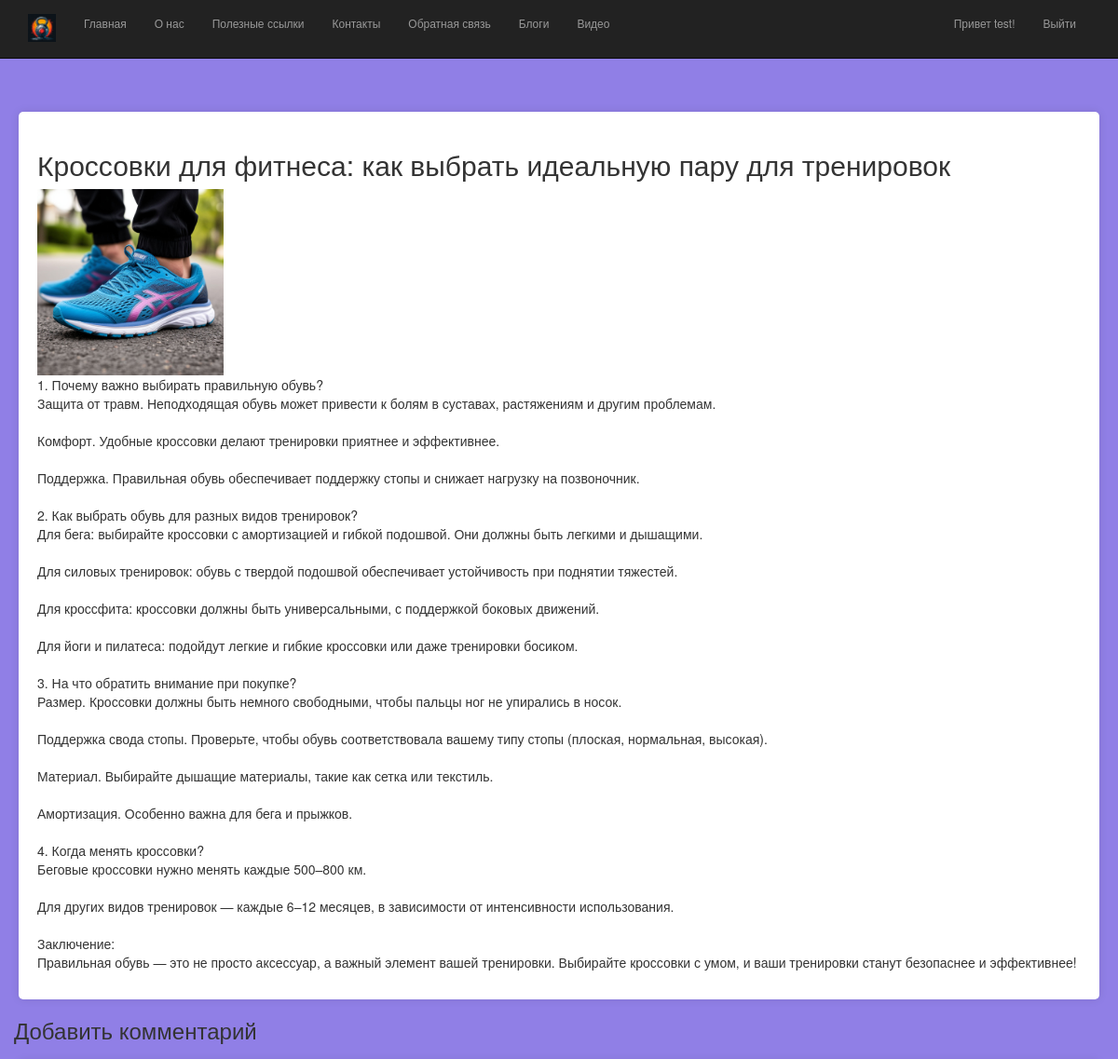
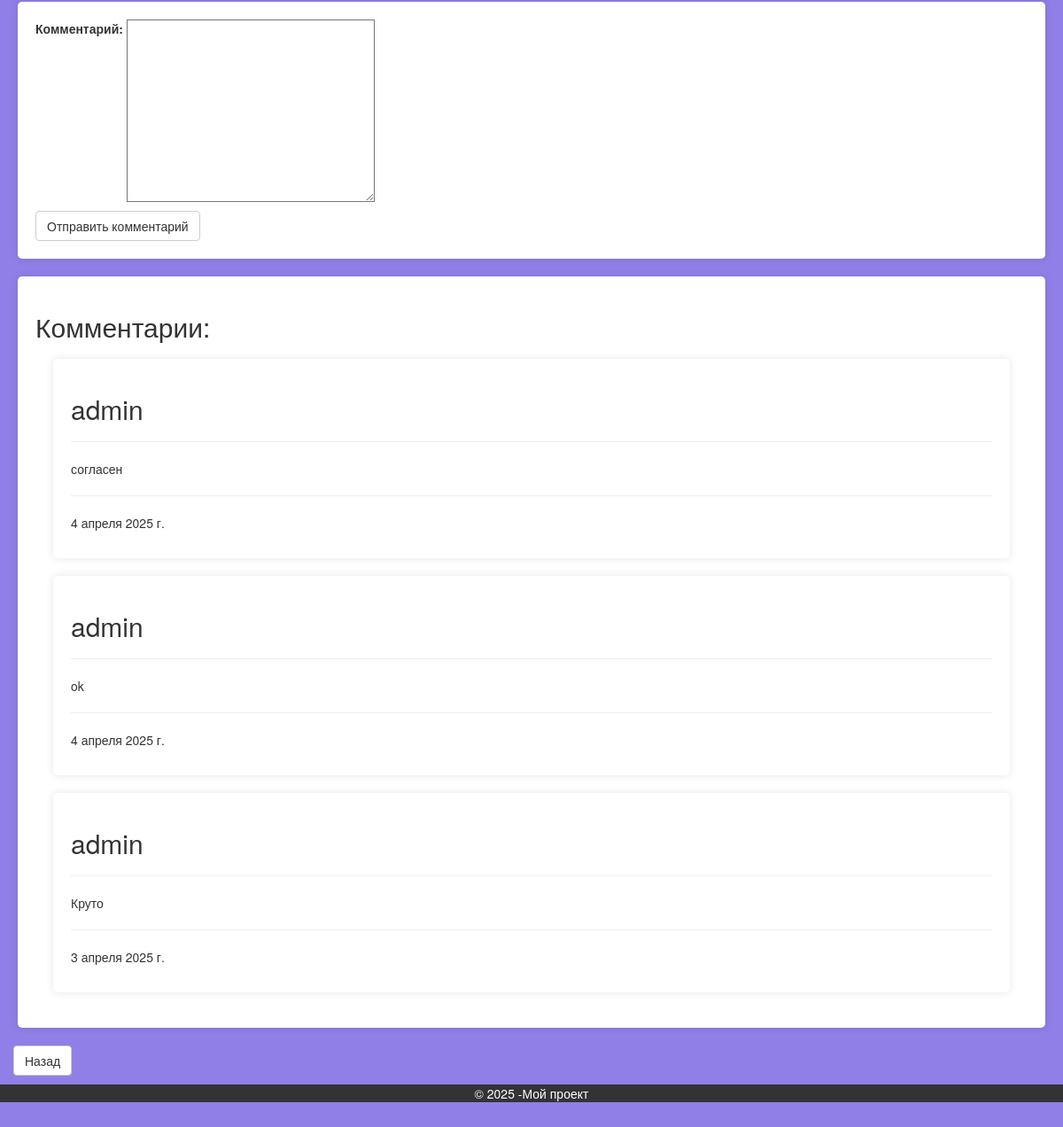
Page /blogpost/4/ (signed in) on the committed database (2 pictures, top to bottom).
### app/models.py (models this page shows, shortened)
class Blog(models.Model):
    title = models.CharField(max_length= 100, unique_for_date= "posted", verbose_name= "Заголовок")
    description = models.TextField(verbose_name="Краткое содержание")
    content = models.TextField(verbose_name= "Содержание")
    posted = models.DateTimeField(default=datetime.now(), db_index=True, verbose_name="Опубликована")
    author = models.ForeignKey(User, null=True, blank=True, on_delete=models.SET_NULL, verbose_name="Автор")
    image = models.FileField(default='temp.jpg', verbose_name= 'Путь к картинке')
    class Meta:
        db_table = "Posts"
        ordering = ["-posted"]
        verbose_name = "статья блога"
        verbose_name_plural = "статьи блога"

class Comment(models.Model):
    text = models.TextField(verbose_name="Текст комментария")
    date = models.DateField(default=datetime.now(), db_index=True, verbose_name="Дата комментария")
    author = models.ForeignKey(User, on_delete=models.CASCADE, verbose_name="Автор комментария")
    post = models.ForeignKey(Blog, on_delete= models.CASCADE, verbose_name="Статья комментария")
    class Meta:
        db_table = "Comment"
        ordering = ["-date"]
        verbose_name = "Комментарии к статье блога"
        verbose_name_plural = "Комментарии к статьям блога"

### app/views.py (the view)
# urls.py: path('blogpost/<int:parametr>/', views.blogpost, name='blogpost'),
def blogpost(request, parametr):
    assert isinstance(request, HttpRequest)
    post_1 = Blog.objects.get(id=parametr)
    comments = Comment.objects.filter(post = parametr)
    if request.method == "POST":
        form = CommentForm(request.POST)
        if form.is_valid():
            comment_f = form.save(commit=False)
            comment_f.author = request.user
            comment_f.date = datetime.now()
            comment_f.post = Blog.objects.get(id = parametr)
            comment_f.save()
            return redirect('blogpost', parametr = post_1.id)
    else:
        form = CommentForm()
    return render(
        request,
            'app/blogpost.html',
            {
                'post_1': post_1,
                'comments': comments,
                'form': form,
                'year':datetime.now().year,
            }
        )

### app/forms.py
class CommentForm(forms.ModelForm):
    class Meta:
        model = Comment
        fields = ('text',)
        labels = {'text': "Комментарий"}

### app/templates/app/blogpost.html (shortened to what this page needs)
﻿{% extends "app/layout.html" %}
{% block content %}
<div class="content-block">
    <h2> {{post_1.title}} </h2>
    {% if post_1.image and post_1.image_url != '/media/temp.jpg' %}
    <img src="{{ post_1.image.url }}" alt="Картинка статьи блога" width="200"/>
    {% endif %}
    <p> {{post_1.content|linebreaksbr}} </p>
</div>
    {% if user.is_authenticated %}
    <h3 style="margin-left: 15px;">Добавить комментарий</h3>
    <form method="POST">
        <div class="content-block">
            {{form.as_p}}
            <button type="submit" class="save btn btn-default">Отправить комментарий</button>
        </div>
    </form>
    {% else %}
    <h3>Для добавления комментария авторизуйтесть </h3>
    {% endif %}
    <form class="content-block">
        <h2>Комментарии:</h2>
        {% for comment in comments %}
        <div class="comment-block">
            <h2>{{comment.author}}</h2>
            <hr />
            <p>{{comment.text}}</p>
            <hr />
            <p>{{comment.date}}</p>
        </div>
        {% endfor %}
    </form>
<p style="margin-left:15px;"><a href="{% url 'blog' %} " class="btn btn-default">Назад</a></p>
{% endblock %}

### app/templates/app/loginpartial.html (shortened to what this page needs)
﻿{% if user.is_authenticated %}
<form id="logoutForm" action="/logout/" method="post" class="navbar-right">
    <ul class="nav navbar-nav navbar-right" style="font-size: 12px;">
        <li ><span class="navbar-brand" style="font-size: 12px;">Привет {{ user.username }}!</span></li>
        <li><a href="javascript:document.getElementById('logoutForm').submit()">Выйти</a></li>
    </ul>
</form>
{% else %}
<ul class="nav navbar-nav navbar-right">
    <li><a href="{% url 'login' %}">Войти</a></li>
</ul>
{% endif %}

### app/static/app/content/site.css (style rules this page uses)
body { padding-top: 80px; padding-bottom: 20px; background-color: #907fe6; }
input, select, textarea { max-width: 280px; }
.content-block { padding: 20px; margin: 20px; background: #fff; border-radius: 5px; box-shadow: 0 0 10px rgba(0, 0, 0, 0.1); transition: box-shadow 0.9s ease; }
.comment-block { padding: 20px; margin: 20px; background: #fff; border-color: black; border-width: 10px; border-radius: 5px; box-shadow: 0 0 10px rgba(0, 0, 0, 0.1); }

### rows in the picture
Blog: title "Кроссовки для фитнеса: как выбрать идеальную пару для тренировок", image (picture), content "1. Почему важно выбирать правильную обувь? Защита от травм. Неподходящая обувь может привести к болям в суставах, растяжениям и другим проблемам. Комфорт. Удобные кроссовки делают тренировки приятнее и эффективнее. Поддержка. Правильная обувь обеспечивает поддержку стопы и снижает нагрузку на позвоночник. 2. Как выбрать обувь для разных видов тренировок? Для бега: выбирайте кроссовки с амортизацией и гибкой подошвой. Они должны быть легкими и дышащими. Для силовых тренировок: обувь с твердой подошвой обеспечивает устойчивость при поднятии тяжестей. Для кроссфита: кроссовки должны быть универсальными, с поддержкой боковых движений. Для йоги и пилатеса: подойдут легкие и гибкие кроссовки или…"
Comment: author "admin", text "согласен", date "4 апреля 2025 г."
Comment: author "admin", text "ok", date "4 апреля 2025 г."
Comment: author "admin", text "Круто", date "3 апреля 2025 г."

### other values in the picture
{{ user.username }} "test"
